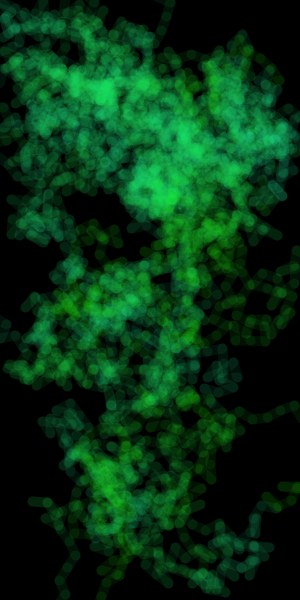
Frame 1 (no input)
Frame 60 (the mouse pressed at the canvas centre just before this capture): identical to frame 1, image omitted
Frame 120 (the mouse held since frame 60 and released just before this capture): identical to frame 1, image omitted

The Processing sketch that drew this single still picture (run headless with seeded random() and noise(); from frame 60 on, the mouse is pressed at the canvas centre):

// Processing sketch: processing_32359
// ── processing_32359.pde


float x=100;
float y=100;
float O=random(TWO_PI);
float L=15;
int a=68;
float count=1.0;
float b=0.0;


void setup(){
  
  size(300,600);
  background(0);
  strokeWeight(10);
  this.draw2();
  
}

void draw(){}

void draw2(){
  for(int b = 0; b < 1500; b++){
    stroke(23,227,a,20);
    float x2=x+L*cos(O);
    float y2=y+L*sin(O);
  
  
    line(x,y,x2,y2);
    a=a+1;
    if(a>143){
      a=68;
    }
    x=x2;
    y=y2;
    O=O+random(-PI/1.0,PI/1.0);
  
    if(x<0 || y<0 || y>600||x>300){
      x=100;
      y=100;
      O=random(TWO_PI);}
    }
  
    for(int b = 0; b < 1500; b++){
      stroke(23,227,a,20);
      float x2=x+L*cos(O);
      float y2=y+L*sin(O);
  
      line(x,y,x2,y2);
      a=a+1;
  
      if(a>143){
        a=0;
      }
      x=x2;
      y=y2;
      O=O+random(-PI/1.0,PI/1.0);
  
      if(x<0 || y<0 || y>600 ||x>300){
        x=150;
        y=400;
        O=random(TWO_PI);}
      }
  
      for(int b = 0; b < 1500; b++){
        stroke(23,227,a,20);
        float x2=x+L*cos(O);
        float y2=y+L*sin(O);
  
        count= count + 1.0;
  
        line(x,y,x2,y2);
        a=a+1;
        if(a>255){
          a=0;
        }
        x=x2;
        y=y2;
        O=O+random(-PI/1.0,PI/1.0);
  
        if(x<0 || y<0 || y>600 ||x>300){
          x=350;
          y=200;
          O=random(TWO_PI);
        }
      }
      
    }
    
